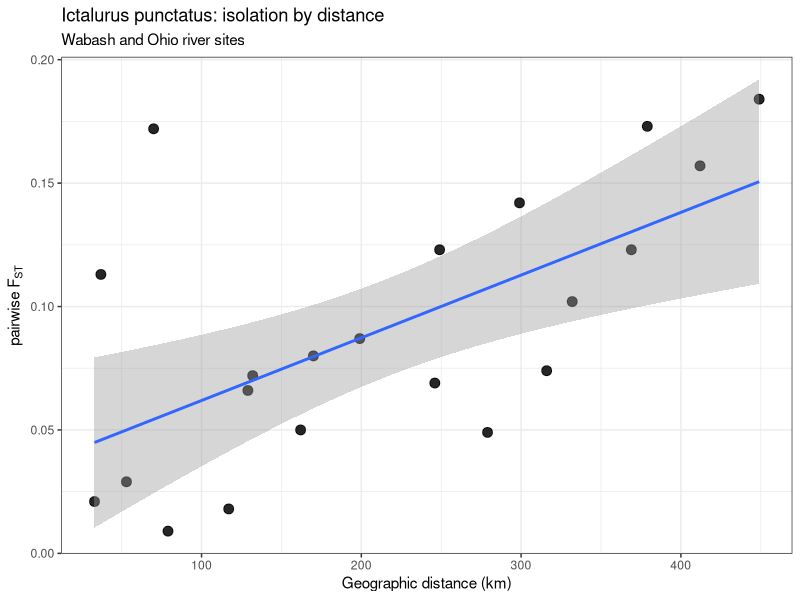

R code for this plot: (Note: this script raises an error after producing the figure.)
#========================================
# Ictalurus punctatus
# Wabash + Ohio rivers
# pairwise FST + IBD workflow
#========================================

library(ggplot2)
library(vegan)

#------------------------------
# 1) site coordinates
#------------------------------
sites <- data.frame(
  site = c("WA_19", "WA_136", "WA_189", "WA_268",
           "OH_1478", "OH_1511", "OH_1548"),
  lat = c(37.90736, 38.29545, 38.64305, 39.12247,
          37.23654, 37.12979, 37.22777),
  lon = c(-88.09838, -87.83276, -87.6168, -87.64498,
          -88.47449, -88.42943, -88.95386),
  stringsAsFactors = FALSE
)

sites

#------------------------------
# 2) pairwise FST matrix
# values above diagonal from the table
#------------------------------
site_order <- c("WA_268", "WA_189", "WA_136", "WA_19",
                "OH_1478", "OH_1511", "OH_1548")

fst_matrix <- matrix(NA, nrow = 7, ncol = 7,
                     dimnames = list(site_order, site_order))

diag(fst_matrix) <- 0

fst_matrix["WA_268", "WA_189"]   <- 0.009
fst_matrix["WA_268", "WA_136"]   <- 0.072
fst_matrix["WA_268", "WA_19"]    <- 0.123
fst_matrix["WA_268", "OH_1478"]  <- 0.173
fst_matrix["WA_268", "OH_1511"]  <- 0.157
fst_matrix["WA_268", "OH_1548"]  <- 0.184

fst_matrix["WA_189", "WA_136"]   <- 0.029
fst_matrix["WA_189", "WA_19"]    <- 0.080
fst_matrix["WA_189", "OH_1478"]  <- 0.142
fst_matrix["WA_189", "OH_1511"]  <- 0.102
fst_matrix["WA_189", "OH_1548"]  <- 0.123

fst_matrix["WA_136", "WA_19"]    <- 0.018
fst_matrix["WA_136", "OH_1478"]  <- 0.069
fst_matrix["WA_136", "OH_1511"]  <- 0.049
fst_matrix["WA_136", "OH_1548"]  <- 0.074

fst_matrix["WA_19", "OH_1478"]   <- 0.066
fst_matrix["WA_19", "OH_1511"]   <- 0.050
fst_matrix["WA_19", "OH_1548"]   <- 0.087

fst_matrix["OH_1478", "OH_1511"] <- 0.021
fst_matrix["OH_1478", "OH_1548"] <- 0.172

fst_matrix["OH_1511", "OH_1548"] <- 0.113

# mirror upper triangle to lower triangle
fst_matrix[lower.tri(fst_matrix)] <- t(fst_matrix)[lower.tri(fst_matrix)]

fst_matrix <- as.matrix(fst_matrix)
round(fst_matrix, 3)

#------------------------------
# 3) geographic distance matrix (km)
# values below diagonal from the table
#------------------------------
geo_matrix <- matrix(NA, nrow = 7, ncol = 7,
                     dimnames = list(site_order, site_order))

diag(geo_matrix) <- 0

geo_matrix["WA_189", "WA_268"]   <- 79

geo_matrix["WA_136", "WA_268"]   <- 132
geo_matrix["WA_136", "WA_189"]   <- 53

geo_matrix["WA_19", "WA_268"]    <- 249
geo_matrix["WA_19", "WA_189"]    <- 170
geo_matrix["WA_19", "WA_136"]    <- 117

geo_matrix["OH_1478", "WA_268"]  <- 379
geo_matrix["OH_1478", "WA_189"]  <- 299
geo_matrix["OH_1478", "WA_136"]  <- 246
geo_matrix["OH_1478", "WA_19"]   <- 129

geo_matrix["OH_1511", "WA_268"]  <- 412
geo_matrix["OH_1511", "WA_189"]  <- 332
geo_matrix["OH_1511", "WA_136"]  <- 279
geo_matrix["OH_1511", "WA_19"]   <- 162
geo_matrix["OH_1511", "OH_1478"] <- 33

geo_matrix["OH_1548", "WA_268"]  <- 449
geo_matrix["OH_1548", "WA_189"]  <- 369
geo_matrix["OH_1548", "WA_136"]  <- 316
geo_matrix["OH_1548", "WA_19"]   <- 199
geo_matrix["OH_1548", "OH_1478"] <- 70
geo_matrix["OH_1548", "OH_1511"] <- 37

# mirror lower triangle to upper triangle
geo_matrix[upper.tri(geo_matrix)] <- t(geo_matrix)[upper.tri(geo_matrix)]

geo_matrix <- as.matrix(geo_matrix)
geo_matrix

#------------------------------
# 4) pairwise dataframe for plotting
#------------------------------
ibd_df <- data.frame(
  site1 = rownames(fst_matrix)[row(fst_matrix)[lower.tri(fst_matrix)]],
  site2 = colnames(fst_matrix)[col(fst_matrix)[lower.tri(fst_matrix)]],
  distance_km = geo_matrix[lower.tri(geo_matrix)],
  fst = fst_matrix[lower.tri(fst_matrix)]
)

ibd_df

#------------------------------
# 5) IBD plot
#------------------------------
p <- ggplot(ibd_df, aes(x = distance_km, y = fst)) +
  geom_point(size = 3, alpha = 0.85) +
  geom_smooth(method = "lm", se = TRUE) +
  theme_bw() +
  labs(
    x = "Geographic distance (km)",
    y = expression(pairwise~F[ST]),
    title = "Ictalurus punctatus: isolation by distance",
    subtitle = "Wabash and Ohio river sites"
  )

print(p)

#------------------------------
# 6) simple correlation on pairwise values
#------------------------------
cor_test <- cor.test(ibd_df$distance_km, ibd_df$fst, method = "pearson")
cor_test

#------------------------------
# 7) Mantel test
#------------------------------
mantel_res <- mantel(
  as.dist(geo_matrix),
  as.dist(fst_matrix),
  method = "pearson",
  permutations = 9999
)

mantel_res

#------------------------------
# 8) optional: write outputs
#------------------------------
write.csv(sites,
          "/Users/johnmccall/Library/CloudStorage/OneDrive-TheOhioStateUniversity/Spring_2026/Landgen_DGS/datasets/ICTP-1/ictalurus_punctatus_sites.csv",
          row.names = FALSE)

write.csv(fst_matrix,
          "/Users/johnmccall/Library/CloudStorage/OneDrive-TheOhioStateUniversity/Spring_2026/Landgen_DGS/datasets/ICTP-1/ictalurus_punctatus_fst_matrix.csv",
          row.names = TRUE)

write.csv(geo_matrix,
          "/Users/johnmccall/Library/CloudStorage/OneDrive-TheOhioStateUniversity/Spring_2026/Landgen_DGS/datasets/ICTP-1/ictalurus_punctatus_geo_matrix_km.csv",
          row.names = TRUE)

save(sites, fst_matrix, geo_matrix, ibd_df, mantel_res,
     file = "/Users/johnmccall/Library/CloudStorage/OneDrive-TheOhioStateUniversity/Spring_2026/Landgen_DGS/datasets/ICTP-1/ictalurus_punctatus_ibd.RData")
